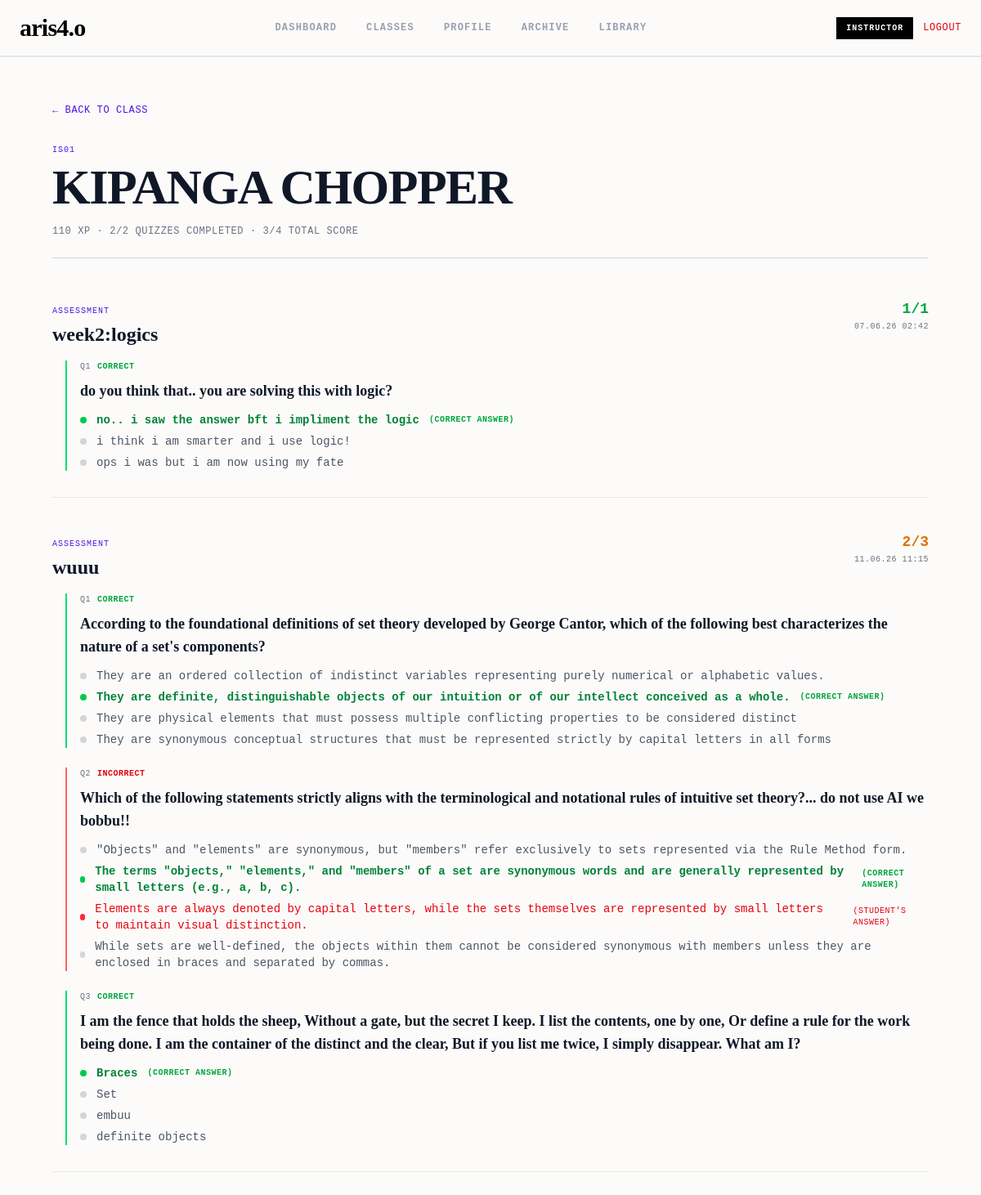
The page /instructor/class/is01/student/10/ (signed in) on the database as committed earlier.
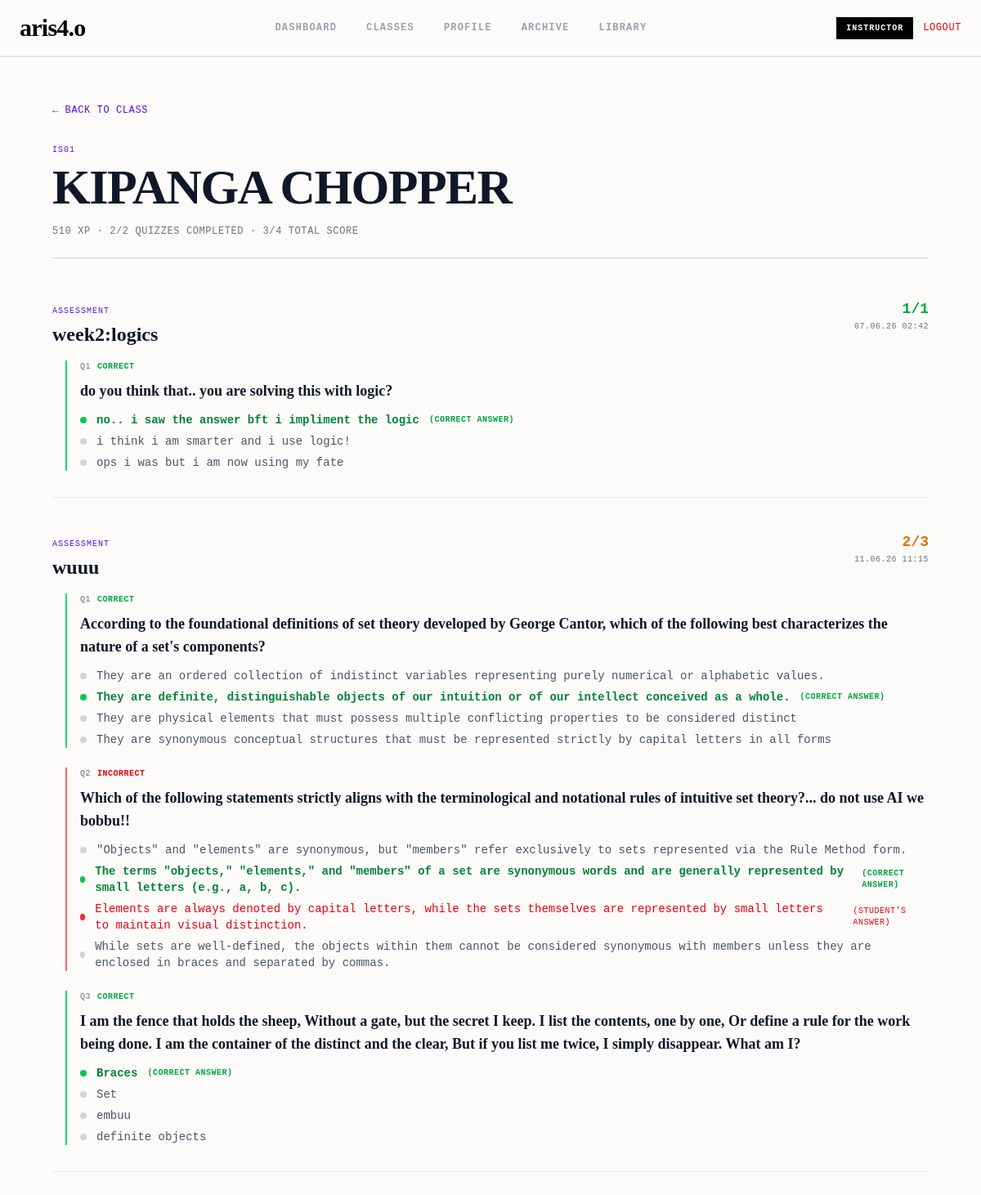
The same page on the database as committed later.
### accounts/models.py (models this page shows, shortened)
class User(AbstractUser):
    ROLE_CHOICES=[
        ('student', 'student'),
        ('instructor', 'instructor'),
        ('admin', 'admin'),
        ]
    role = models.CharField(max_length=20, choices=ROLE_CHOICES)
    is_approved = models.BooleanField(default=False)
    xp = models.IntegerField(default=0)

### accounts/views.py (the view)
# urls.py: path('instructor/class/<slug:slug>/student/<int:student_id>/', views.instructor_student_performance_view, name='instructor_student_performance'),
@login_required
def instructor_student_performance_view(request, slug, student_id):
    if request.user.role != 'instructor':
        return redirect('home')
    academic_class = get_object_or_404(AcademicClass, slug=slug, instructor=request.user)
    student = get_object_or_404(User, id=student_id, role='student')
    if student not in academic_class.students.all():
        return redirect('instructor_class', slug=slug)
    quizzes = academic_class.quizzes.prefetch_related('questions__choices').all()
    submissions = StudentQuizSubmission.objects.filter(student=student, quiz__in=quizzes).select_related('quiz')
    submission_map = {s.quiz_id: s for s in submissions}
    quiz_results = [
        {
            'quiz': quiz,
            'submission': submission_map.get(quiz.id),
            'has_submitted': submission_map.get(quiz.id) is not None,
            'question_details': build_question_results(submission_map[quiz.id], quiz.questions.all())
            if quiz.id in submission_map else [],
        }
        for quiz in quizzes
    ]
    return render(request, 'instructor_student_performance.html', {
        'class': academic_class, 'student': student, 'quiz_results': quiz_results,
        'total_quizzes': quizzes.count(), 'completed_quizzes': submissions.count(),
        'total_score': sum(s.score for s in submissions),
        'total_possible': sum(s.total for s in submissions),
    })

### accounts/views.py (called while the page is built)
def build_question_results(submission, questions):
    results = []
    for question in questions:
        selected_choice_id = submission.answers.get(str(question.id))
        selected_choice = None
        correct_choice = None
        is_correct = False
        for choice in question.choices.all():
            if choice.is_correct:
                correct_choice = choice
            if selected_choice_id and choice.id == selected_choice_id:
                selected_choice = choice
                is_correct = choice.is_correct
        results.append({
            'question': question,
            'selected_choice': selected_choice,
            'correct_choice': correct_choice,
            'is_correct': is_correct,
        })
    return results

### accounts/templates/instructor_student_performance.html
{% extends 'base.html' %}
{% block content %}
<main class="max-w-[1200px] mx-auto px-5 md:px-16 py-12 pb-32">
  <div class="mb-8">
    <a href="{% url 'instructor_class' slug=class.slug %}" class="font-mono text-xs text-[#4f14e0] hover:underline uppercase tracking-wider">
      &larr; BACK TO CLASS
    </a>
  </div>
  <header class="mb-12 pb-6 border-b border-gray-300">
    <span class="font-mono text-[10px] text-[#4f14e0] uppercase tracking-widest block mb-2">{{ class.code }}</span>
    <h1 class="font-serif text-4xl md:text-6xl font-black tracking-tight leading-none text-gray-900 uppercase mb-4">
      {{ student.get_full_name|default:student.username }}
    </h1>
    <div class="font-mono text-xs text-gray-500 uppercase tracking-wider">
      {{ student.xp|default:"0" }} XP &middot; {{ completed_quizzes }}/{{ total_quizzes }} quizzes completed &middot; {{ total_score }}/{{ total_possible }} total score
    </div>
  </header>
  <div class="space-y-10">
    {% for item in quiz_results %}
    <section class="pb-8 border-b border-gray-200">
      <div class="flex items-baseline justify-between mb-4">
        <div>
          <span class="font-mono text-[10px] text-[#4f14e0] uppercase tracking-widest">ASSESSMENT</span>
          <h2 class="font-serif text-2xl font-bold text-gray-900 mt-1">{{ item.quiz.title }}</h2>
        </div>
        <div class="text-right">
          {% if item.has_submitted %}
          <span class="font-mono text-lg font-bold {% if item.submission.score == item.submission.total %}text-green-600{% else %}text-amber-600{% endif %}">
            {{ item.submission.score }}/{{ item.submission.total }}
          </span>
          <span class="font-mono text-[10px] text-gray-500 block uppercase tracking-wider">
            {{ item.submission.submitted_at|date:"d.m.y H:i" }}
          </span>
          {% else %}
          <span class="font-mono text-xs text-gray-400 uppercase tracking-wider">Not submitted</span>
          {% endif %}
        </div>
      </div>
      {% if item.has_submitted %}
      <div class="space-y-6 pl-4">
        {% for detail in item.question_details %}
        <div class="pl-4 border-l-2 {% if detail.is_correct %}border-green-400{% else %}border-red-400{% endif %}">
          <div class="flex items-center gap-2 mb-2">
            <span class="font-mono text-[10px] text-gray-500 uppercase tracking-wider">Q{{ forloop.counter }}</span>
            {% if detail.is_correct %}
            <span class="font-mono text-[10px] text-green-600 uppercase tracking-wider font-bold">CORRECT</span>
            {% else %}
            <span class="font-mono text-[10px] text-red-600 uppercase tracking-wider font-bold">INCORRECT</span>
            {% endif %}
          </div>
          <p class="font-serif text-lg font-bold text-gray-900 mb-3">{{ detail.question.text }}</p>
          <div class="space-y-1.5">
            {% for choice in detail.question.choices.all %}
            <div class="flex items-center gap-3 font-mono text-sm {% if choice.is_correct %}text-green-700 font-bold{% elif detail.selected_choice and choice.id == detail.selected_choice.id and not choice.is_correct %}text-red-600{% else %}text-gray-600{% endif %}">
              <span class="w-2 h-2 rounded-full inline-block {% if choice.is_correct %}bg-green-500{% elif detail.selected_choice and choice.id == detail.selected_choice.id %}bg-red-500{% else %}bg-gray-300{% endif %}"></span>
              <span>{{ choice.text }}</span>
              {% if choice.is_correct %}
              <span class="text-[10px] uppercase tracking-wider text-green-600">(correct answer)</span>
              {% elif detail.selected_choice and choice.id == detail.selected_choice.id %}
              <span class="text-[10px] uppercase tracking-wider text-red-600">(student's answer)</span>
              {% endif %}
            </div>
            {% endfor %}
          </div>
        </div>
        {% endfor %}
      </div>
      {% else %}
      <p class="font-mono text-xs text-gray-400 pl-4">Student has not taken this quiz yet.</p>
      {% endif %}
    </section>
    {% endfor %}
  </div>
</main>
{% endblock %}

Rows that differ between the two databases and show on the page:
changed User "KIPANGA CHOPPER": xp "110" → "510"
